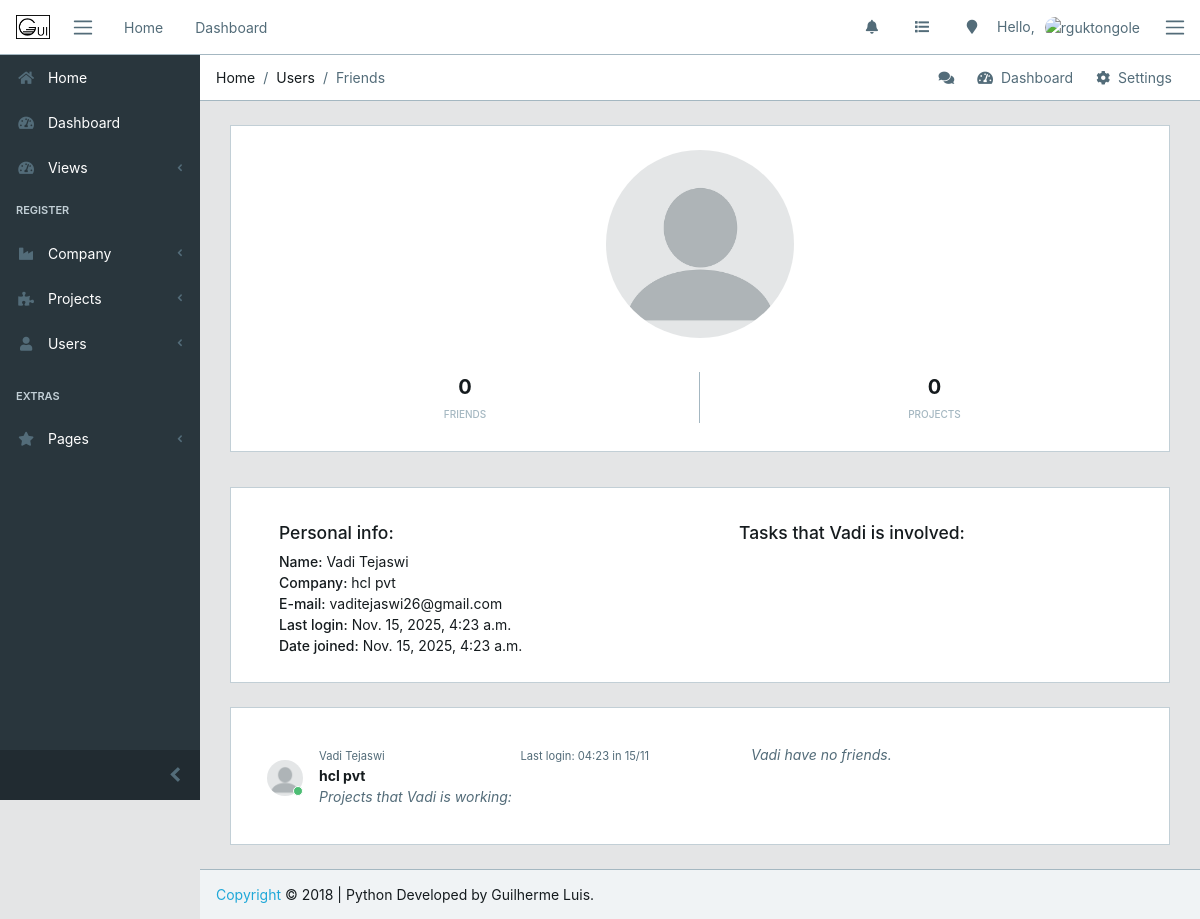
The app's page /register/users/2/ (signed in) with its own data.
### register/models.py (models this page shows, shortened)
class UserProfile(models.Model):
    user    = models.ForeignKey(User, on_delete=models.CASCADE)
    company = models.ForeignKey(Company, on_delete=models.CASCADE)
    project = models.ManyToManyField(Project, blank=True)
    friends = models.ManyToManyField('self', blank=True)
    img    = models.ImageField(upload_to='core/avatar', blank=True, default='core/avatar/blank_profile.png')
    def __str__(self):
        return (str(self.user))

class Company(models.Model):
    social_name = models.CharField(max_length=80)
    name = models.CharField(max_length=80)
    email = models.EmailField()
    city = models.CharField(max_length=50)
    found_date = models.DateField()
    class Meta:
        verbose_name_plural = 'Companies'
        ordering = ('name',)
    def __str__(self):
        return (self.name)

### register/views.py (the view)
# urls.py: path('users/<int:profile_id>/', views.user_view, name='user'),
def user_view(request, profile_id):
    user = UserProfile.objects.get(id=profile_id)
    context = {
        'user_view' : user,
    }
    return render(request, 'register/user.html', context)

### register/templates/register/user.html (shortened to what this page needs)
{% extends 'core/base.html' %}
{% load static %}
{% block breadcrumb %}
        <li class="breadcrumb-item">Home</li>
        <li class="breadcrumb-item">Users</li>
        <li class="breadcrumb-item active">Friends</li>
{% endblock breadcrumb%}
{% block content %}
<div class="container-fluid">
    <div id="ui-view" style="opacity: 1;">
        <div class="animated fadeIn">
            <div class="row">
                <div class="col-12 mb-3">
                    <div class="social-box" style="height:110%">
                        <img src="{{ user_view.img.url }}" class="img-avatar m-4" alt="{{ user_view }}" width="20%">
                        <ul>
                        <li>
                            <strong>{{ user_view.friends.all.count }}</strong>
                            <span>friends</span>
                        </li>
                        <li>
                            <strong>{{ user_view.project.all.count }}</strong>
                            <span>projects</span>
                        </li>
                        </ul>
                    </div>
                </div>
            </div>
            <div class="row">
                <div class="col-12">
                    <div class="card mt-5">
                        <div class="simple-box">
                            <div class="row">
                                <div class="col-12 col-md-6">
                                    <ul class="mt-4 mx-5">
                                        <h5>Personal info:</h5>
                                        <li><span>Name:</span> {{ user_view.user.get_full_name }}</li>
                                        <li><span>Company:</span> {{ user_view.company }}</li>
                                        <li><span>E-mail:</span> {{ user_view.user.email}}</li>
                                        <li><span>Last login:</span> {{ user_view.user.last_login }}</li>
                                        <li><span>Date joined:</span> {{ user_view.user.date_joined }}</li>
                                    </ul>
                                </div>
                                <div class="col-12 col-md-6 text-left">
                                    <ul class="m-4">
                                        <h5>Tasks that {{ user_view.user.first_name }} is involved:</h5>
                                    </ul>
                                </div>
                            </div>
                        </div>
                    </div>
                </div>
            </div>
        <div class="row">
                <div class="col-12">
                    <div class="card">
                        <div class="row">
                            <div class="col-12 col-md-6">
                                <div class="card-body">
                                    <div class="tab-pane p-3 active show">
                                      <div class="message">
                                        <div class="py-3 pb-5 mr-3 float-left">
                                          <div class="avatar">
                                            <img src="{{ user_view.img.url }}" class="img-avatar" alt="{{ friend.user.get_full_name }}">
                                            <span class="avatar-status badge-success"></span>
                                          </div>
                                        </div>
                                        <div>
                                          <small class="text-muted">{{ user_view.user.get_full_name }}</small>
                                            {% if user_view.user.last_login %}
                                          <small class="text-muted float-right mt-1">Last login: {{ user_view.user.last_login|date:"H:i" }} in {{ user_view.user.last_login|date:"d/m" }}</small>
                                            {% endif %}
                                        </div>
                                        <div class="text-truncate font-weight-bold">{{ user_view.company }}</div>
                                        {% if user_view.user.project_set %}
                                        <em class="text-muted">Projects that {{ user_view.user.first_name }} is working:</em>
                                        {% else %}
                                        <em class="text-muted">{{ user_view.user.first_name }} is working in no projects until now.</em>
                                        {% endif %}
                                      </div>
                                    </div>
                                </div>
                            </div>
                            <div class="col-12 col-md-6">
                                <div class="card-body">
                                    <div class="tab-pane p-3 active show">
                                        {% if user_view.friends.all %}
                                        <h5 class="">{{ user_view.user.first_name }}'s Friends:</h5>
                                        <div class="row">
                                        {% for friend in user_view.friends.all %}
                                        <div class="py-3 pb-5 mr-3 float-left ml-3" style="width: 20%">
                                            <p class="avatar">
                                                <img src="{{ friend.img.url }}" class="img-avatar" alt="{{ friend.user.get_full_name }}">
                                                <span class="avatar-status badge-success"></span>
                                            </p>
                                            <p>
                                                <a href="{% url 'register:user' profile_id=friend.id%}" class="text-info">{{ friend.user.first_name }}</a>
                                            </p>
                                        </div>
                                        {% endfor%}
                                        {% else %}
                                        <em class="text-muted">{{ user_view.user.first_name }} have no friends.</em>
                                        {% endif %}
                                        </div>
                                    </div>
                                </div>
                            </div>
                        </div>
                    </div>
                </div>
            </div>
        </div>
    </div>
</div>
{% endblock %}

### core/static/core/css/estilo.css (style rules this page uses)
.simple-box ul { padding: 10px 0; list-style: none; }
.simple-box ul li span { font-weight: 500; }

### records on screen
UserProfile: img (placeholder picture), friends.all.count "0", project.all.count "0", user.get_full_name "Vadi Tejaswi", company "hcl pvt", user.email "vaditejaswi26@gmail.com", user.last_login "Nov. 15, 2025, 4:23 a.m.", user.date_joined "Nov. 15, 2025, 4:23 a.m.", user.first_name "Vadi", user.last_login "04:23", user.last_login "15/11"
